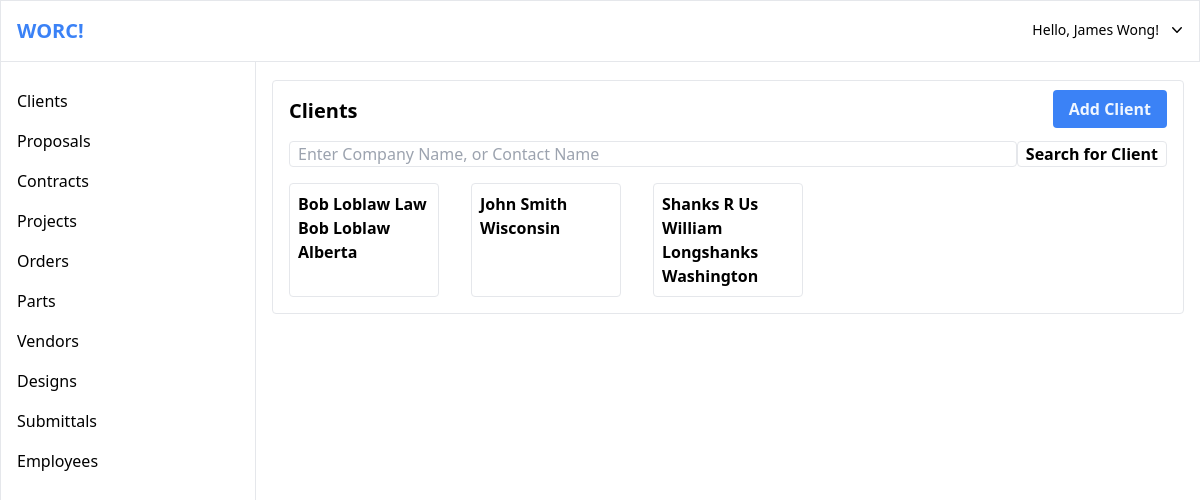
/clients/index.php (signed in), run on the app's committed database.
### tables this page shows
CREATE TABLE Client
	(Client_Id			INT			NOT NULL AUTO_INCREMENT,
	 Company_Name		VARCHAR(255),
	 Contact_Name		VARCHAR(255)    NOT NULL,
	 Email				VARCHAR(255),
	 Phone_No			BIGINT,
	 Website			VARCHAR(255),
	 Address_Line_1		VARCHAR(255)	NOT NULL,
	 Address_Line_2		VARCHAR(255),
	 City				VARCHAR(255)	NOT NULL,
	 Prov_State			VARCHAR(255)	NOT NULL,
	 Country			VARCHAR(255)	NOT NULL,
	 Postal_Zip			VARCHAR(255)	NOT NULL,
	 PRIMARY KEY (Client_Id) );

### data/client.php (called while the page is built, shortened)
<?php
function get_clients($db) {
	$q = "
		SELECT
			    *
		FROM CLIENT
		";
	return $db->query($q);
}

### clients/index.php (the view, shortened to what this page needs)
<?php
require_once('../db.php');
require_once('../data/client.php');
$clients = [];
$search_term = $_GET['search_term'] ?? '';
try {
	$clients = empty($search_term) ? get_clients($db): search_clients($db, $search_term);
	$clients = $clients->fetchAll(PDO::FETCH_ASSOC);
} catch(Exception $e) {
	$clients = [];
	$error = 'Failed to execute search query or fetch data.';
}
include('../templates/top.php');
?>
<?php
include('../templates/top-bar.php');
?>
<div>
	<?php
	include('../templates/side-bar.php');
	?>
	<div class="pt-16 ml-64">
		<main class="m-4 border rounded">
			<div class="grid grid-cols-2 m-4">
				<h1 class="text-xl font-semibold">Clients</h1>
				<div class="text-right">
					<a href="../clients/create.php" class="hover:bg-blue-400 bg-blue-500 text-blue-50 py-2 px-4 rounded font-semibold">Add Client</a>
				</div>
			</div>
			<form class="m-4 flex" method="GET" action="index.php">
				<input class="border px-2 rounded grow" type="search" placeholder="Enter Company Name, or Contact Name" name="search_term" value="<?=$search_term?>">
				<button class="hover:text-blue-400 hover:border-blue-400 border px-2 text-black rounded font-semibold" type="submit">Search for Client</button>
			</form>
			<div class="grid grid-cols-5 gap-8 m-4">
			<?php
			foreach($clients as $client) {
			?>
				<a href="../clients/client.php?id=<?=$client['Client_Id']?>" class="border rounded hover:border-blue-500">
					<section>
						<dl class="p-2">
							<dt class="font-bold"><?=$client['Company_Name'] ?></dt>
							<dt class="font-bold"><?=$client['Contact_Name'] ?></dt>
							<dt class="font-bold"><?=$client['Prov_State'] ?></dt>
						</dl>
					</section>
				</a>
			<?php
			}
			?>
			</div>
		</main>
	</div>
</div>
<?php
include('../templates/bottom.php');
?>

### data on the page
client: Company_Name "Bob Loblaw Law", Contact_Name "Bob Loblaw", Prov_State "Alberta"
client: Contact_Name "John Smith", Prov_State "Wisconsin"
client: Company_Name "Shanks R Us", Contact_Name "William Longshanks", Prov_State "Washington"

### other printed values
$first_name "James"
$last_name "Wong"
